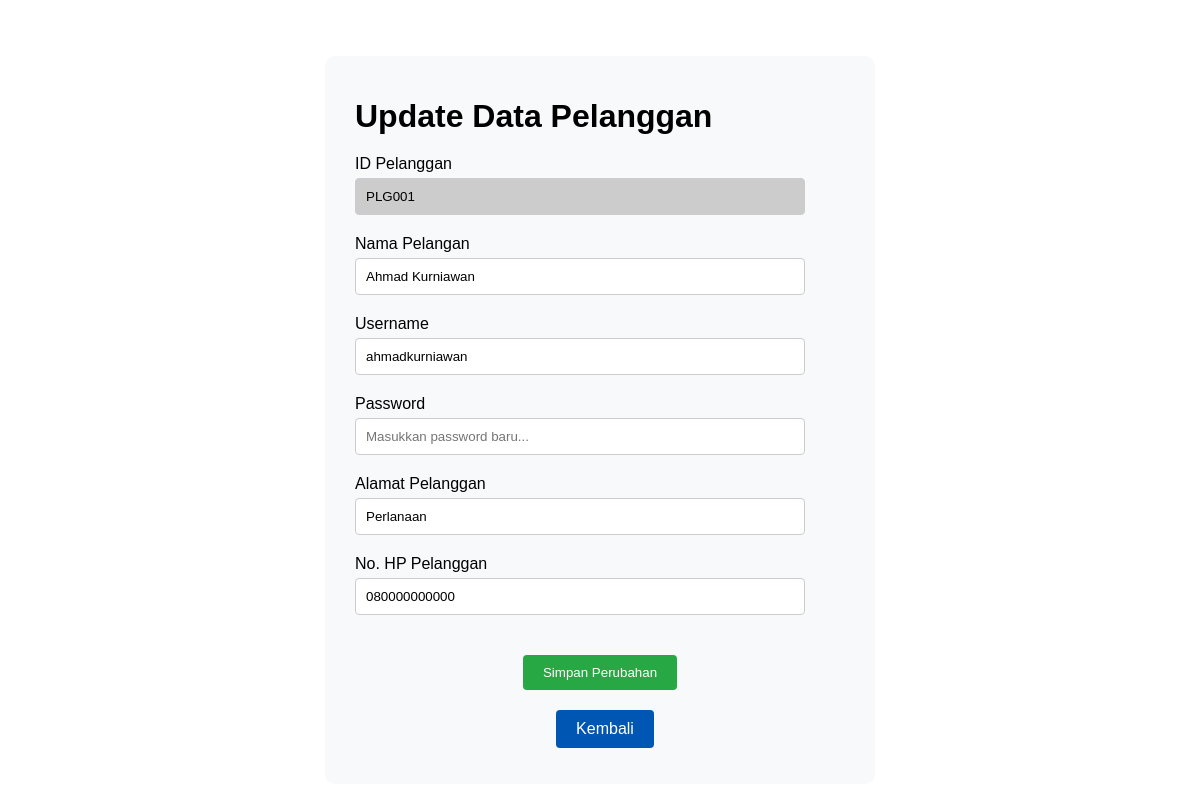
Page /pelanggan/updatePelanggan.php?id_pelanggan=PLG001 on the committed database.
### tables this page shows
CREATE TABLE `pelanggan` (
  `id_pelanggan` varchar(10) NOT NULL,
  `nama_pelanggan` varchar(100) NOT NULL,
  `username` varchar(25) NOT NULL,
  `password` varchar(25) NOT NULL,
  `alamat_pelanggan` varchar(255) NOT NULL,
  `no_hp_pelanggan` varchar(20) NOT NULL
);

### pelanggan/updatePelanggan.php (the view, shortened to what this page needs)
<?php
include('function.php');
$id_pelanggan = $_GET["id_pelanggan"];
$status = $conn->prepare("SELECT * FROM pelanggan WHERE id_pelanggan = :id_pelanggan");
$status->bindParam(':id_pelanggan', $id_pelanggan);
$status->execute();
$data = $status->fetch();
?>
<head>
</head>
<body>
    <div class="container">
        <div class="form-container">
            <h1>Update Data Pelanggan</h1>
            <form method="post" enctype="multipart/form-data">
                <div>
                    <label for="id_pelanggan">ID Pelanggan</label>
                    <input type="text" maxlength="50" class="form-control" name="id_pelanggan" id="id_pelanggan" style="background-color: #ccc" value="<?= $data['id_pelanggan'] ?? ''; ?>" required readonly>
                </div>
                <div>
                    <label for="nama_pelanggan">Nama Pelangan</label>
                    <input type="text" maxlength="30" class="form-control" name="nama_pelanggan" id="nama_pelanggan" value="<?= $data['nama_pelanggan']; ?>" required>
                </div>
                <div>
                    <label for="username">Username</label>
                    <input type="text" maxlength="30" class="form-control" name="username" id="username" value="<?= $data['username']; ?>" required>
                </div>
                <div>
                    <label for="password">Password</label>
                    <input type="text" maxlength="30" class="form-control" name="password" id="password" value="" placeholder="Masukkan password baru..."required>
                </div>
                <div>
                    <label for="alamat_pelanggan">Alamat Pelanggan</label>
                    <input type="text" maxlength="30" class="form-control" name="alamat_pelanggan" id="alamat_pelanggan" value="<?= $data['alamat_pelanggan']; ?>" required>
                </div>
                <div>
                    <label for="no_hp_pelanggan">No. HP Pelanggan</label>
                    <input type="number" maxlength="30" class="form-control" name="no_hp_pelanggan" id="no_hp_pelanggan" value="<?= $data['no_hp_pelanggan']; ?>" required>
                </div>
                <div class="center-button">
                    <button type="submit" name="submit" class="btn btn-save">Simpan Perubahan</button>
                </div>
                <div class="center-button">
                    <a href="../pelanggan/list_pelanggan.php" class="btn btn-back">Kembali</a>
                </div>
            </form>
        </div>
    </div>
</body>
</html>

### pelanggan/updatePelanggan.php (style rules this page uses)
body { background-image: url(); background-size: cover; background-repeat: no-repeat; height: 100vh; font-family: Arial, Helvetica, sans-serif; }
.container { display: flex; justify-content: center; align-items: center; height: 100%; margin: 20px; }
.form-container { width: 500px; padding: 20px; padding-left: 30px; background-color: #f8f9fa; border-radius: 10px; margin: 10px 30px; }
h1 { margin-bottom: 20px; }
.form-control { width: 90%; padding: 10px; border: 1px solid #ccc; border-radius: 4px; margin-top: 5px; margin-bottom: 20px; }
.center-button { display: flex; justify-content: center; margin-top: 20px; }
.center-button button { margin-right: 10px; }
.btn { padding: 10px 20px; background-color: #dc3545; color: #fff; border: none; border-radius: 4px; cursor: pointer; text-decoration: none; }
.btn-save { background-color: #28a745; }
.btn-back { background-color: #0056b3; }

### rows in the picture
pelanggan: id_pelanggan "PLG001", nama_pelanggan "Ahmad Kurniawan", username "ahmadkurniawan", alamat_pelanggan "Perlanaan", no_hp_pelanggan "080000000000"
